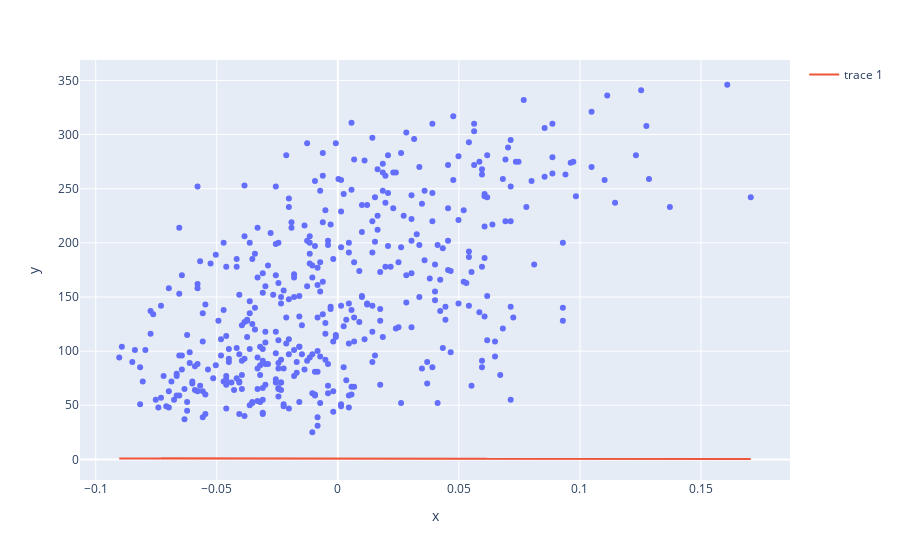

The code cell stored with this chart in its notebook:
### Markdown cell above
* Visualize your regression in relation to your points

### Code cell
# fig = px.scatter(x=diabetes_X, y=y)
fig.add_scatter(x=diabetes_X, y=model(diabetes_X))
fig.show()

### Figure 1 — Plotly figure (JSON) as saved in the notebook; plotly's stock layout.template omitted (floating-point values rounded to 4 significant figures; data arrays with more than 128 entries replaced by an {"elided": "..."} marker saying what was removed)
{"data": [{"hovertemplate": "x=%{x}<br>y=%{y}<extra></extra>", "legendgroup": "", "marker": {"color": "#636efa", "symbol": "circle"}, "mode": "markers", "name": "", "orientation": "v", "showlegend": false, "type": "scatter", "x": {"elided": "442 float values"}, "xaxis": "x", "y": {"elided": "442 int values"}, "yaxis": "y"}, {"type": "scatter", "x": {"elided": "442 float values"}, "y": {"elided": "442 float values"}}], "layout": {"legend": {"tracegroupgap": 0}, "margin": {"t": 60}, "xaxis": {"anchor": "y", "domain": [0, 1], "title": {"text": "x"}}, "yaxis": {"anchor": "x", "domain": [0, 1], "title": {"text": "y"}}}}
